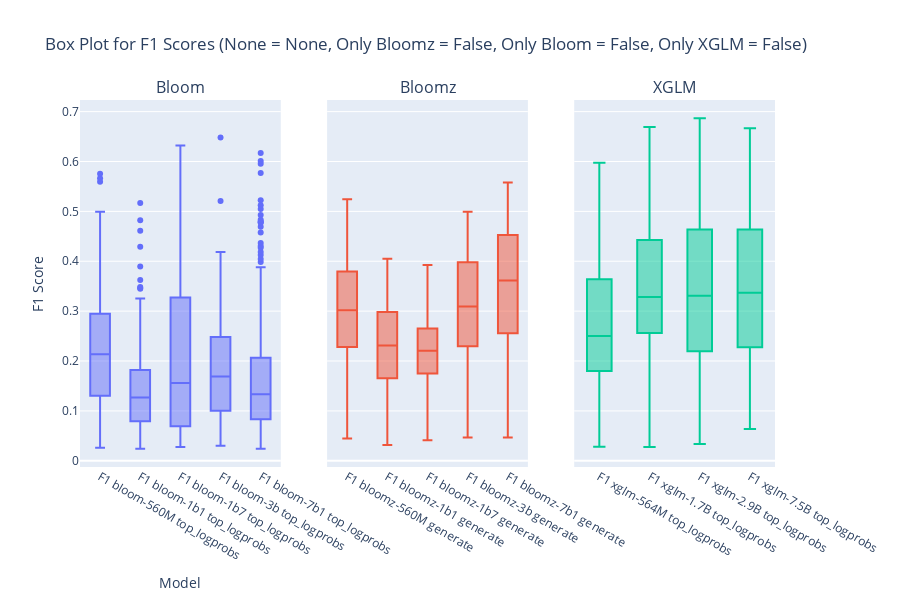

This figure's notebook cell:
### Code cell
only_bloom = False
only_bloomz = False
only_gxlm = False

# we can filter based on 'Language Family', 'Script (ISO 15924)', 'Resource Level', 'Population', 'Language Vitality', 'Digital Language Support'.
filter_column = None
value = None

if filter_column is None:
    generate_box(melted_df, filter_column, value, only_bloomz, only_bloom, only_gxlm)
elif value != None:
    generate_box(melted_df, filter_column, value, only_bloomz, only_bloom, only_gxlm)
else:
    for value in df[filter_column].unique():
        generate_box(melted_df, filter_column, value, only_bloomz, only_bloom, only_gxlm)

### Figure 1 — Plotly figure (JSON) as saved in the notebook; plotly's stock layout.template omitted (floating-point values rounded to 4 significant figures; data arrays with more than 128 entries replaced by an {"elided": "..."} marker saying what was removed)
{"data": [{"name": "Bloom", "x": {"elided": "1020 str values"}, "y": {"elided": "1020 float values"}, "type": "box", "xaxis": "x", "yaxis": "y"}, {"name": "Bloomz", "x": {"elided": "1020 str values"}, "y": {"elided": "1020 float values"}, "type": "box", "xaxis": "x2", "yaxis": "y2"}, {"name": "XGLM", "x": {"elided": "816 str values"}, "y": {"elided": "816 float values"}, "type": "box", "xaxis": "x3", "yaxis": "y3"}], "layout": {"xaxis": {"anchor": "y", "domain": [0.0, 0.2889], "title": {"text": "Model"}}, "yaxis": {"anchor": "x", "domain": [0.0, 1.0], "title": {"text": "F1 Score"}}, "xaxis2": {"anchor": "y2", "domain": [0.3556, 0.6444]}, "yaxis2": {"anchor": "x2", "domain": [0.0, 1.0], "matches": "y", "showticklabels": false}, "xaxis3": {"anchor": "y3", "domain": [0.7111, 1.0]}, "yaxis3": {"anchor": "x3", "domain": [0.0, 1.0], "matches": "y", "showticklabels": false}, "annotations": [{"font": {"size": 16}, "showarrow": false, "text": "Bloom", "x": 0.1444, "xanchor": "center", "xref": "paper", "y": 1.0, "yanchor": "bottom", "yref": "paper"}, {"font": {"size": 16}, "showarrow": false, "text": "Bloomz", "x": 0.5, "xanchor": "center", "xref": "paper", "y": 1.0, "yanchor": "bottom", "yref": "paper"}, {"font": {"size": 16}, "showarrow": false, "text": "XGLM", "x": 0.8556, "xanchor": "center", "xref": "paper", "y": 1.0, "yanchor": "bottom", "yref": "paper"}], "title": {"text": "Box Plot for F1 Scores (None = None, Only Bloomz = False, Only Bloom = False, Only XGLM = False)"}, "showlegend": false, "height": 600}}
